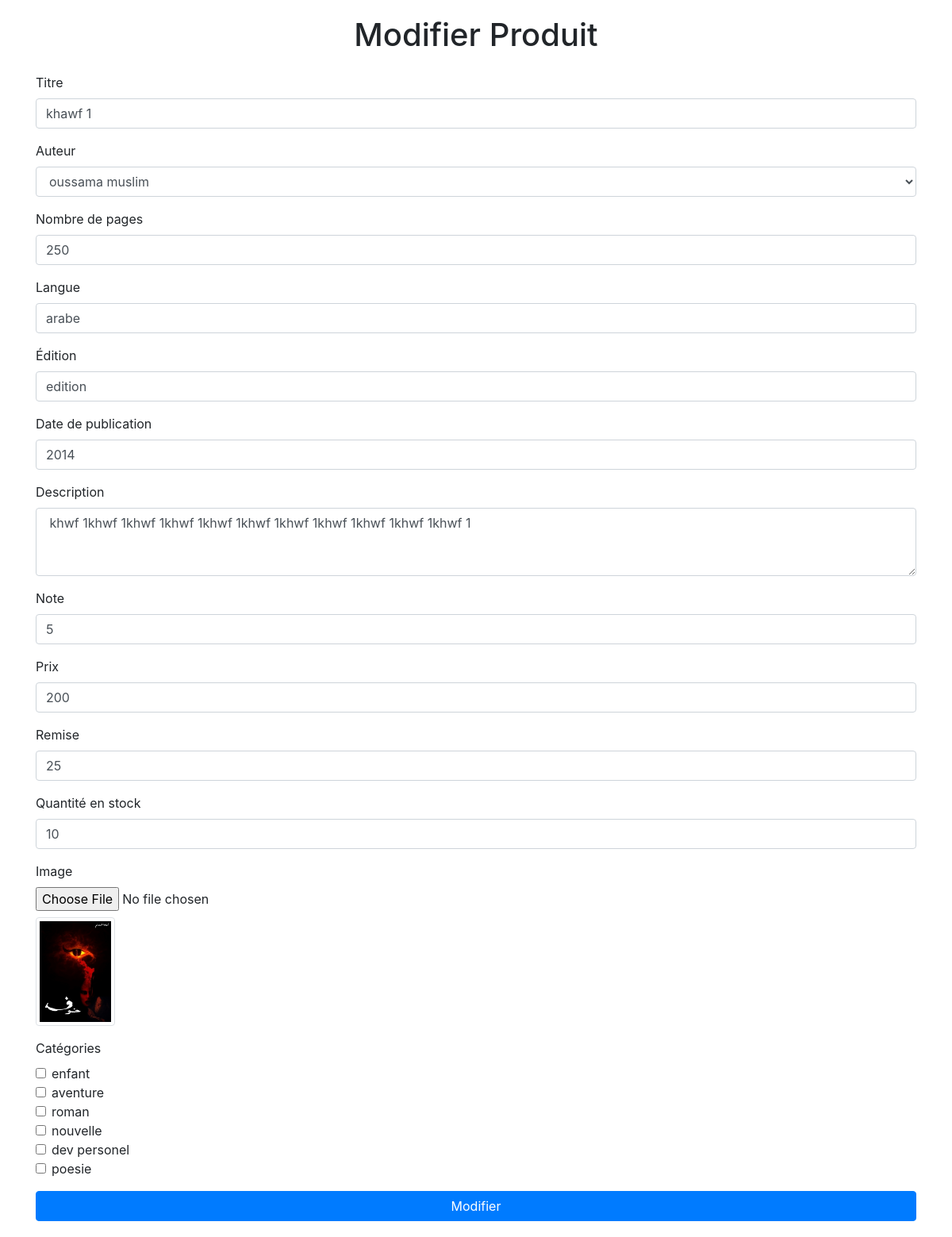
The page /Admin/modifierProduit.php?id=34 on the database its author committed.
### tables this page shows
CREATE TABLE `produit` (
  `id_prod` int(11) NOT NULL,
  `titre` varchar(255) NOT NULL,
  `nbpage` int(11) NOT NULL,
  `langue` varchar(255) NOT NULL,
  `editionn` varchar(255) NOT NULL,
  `datepublication` year(4) NOT NULL,
  `descriptionn` varchar(500) DEFAULT NULL,
  `note` int(11) NOT NULL,
  `prix` float NOT NULL,
  `remise` int(11) DEFAULT NULL,
  `qteS` int(11) NOT NULL,
  `img` varchar(255) DEFAULT NULL,
  `id_a` int(11) NOT NULL
);

CREATE TABLE `auteur` (
  `id_a` int(11) NOT NULL,
  `nomComplet` varchar(255) NOT NULL,
  `img` varchar(255) DEFAULT NULL
);

CREATE TABLE `categorie` (
  `id_c` int(11) NOT NULL,
  `nom_c` varchar(255) NOT NULL
);

### Admin/modifierProduit.php (the view, shortened to what this page needs)
<?php
include '../include/connexion.php';
try {
    $auteursStmt = $pdo->query('SELECT id_a, nomComplet FROM auteur');
    $auteurs = $auteursStmt->fetchAll(PDO::FETCH_ASSOC);
    $categoriesStmt = $pdo->query('SELECT id_c, nom_c FROM categorie');
    $categories = $categoriesStmt->fetchAll(PDO::FETCH_ASSOC);
} catch (PDOException $e) {
    echo 'Erreur : ' . $e->getMessage();
    exit;
}
if (isset($_GET['id'])) {
    $id = htmlspecialchars($_GET['id']);
    try {
        $stmt = $pdo->prepare('SELECT p.*, a.nomComplet FROM produit p JOIN auteur a on a.id_a = p.id_a WHERE id_prod = ?');
        $stmt->execute([$id]);
        $produit = $stmt->fetch(PDO::FETCH_ASSOC);
    } catch (PDOException $e) {
        echo 'Erreur : ' . $e->getMessage();
        exit;
    }
} else {
    echo "ID de produit non spécifié.";
    exit;
}
?>
<!DOCTYPE html>
<html lang="en">
<head>
    <link href="https://stackpath.bootstrapcdn.com/bootstrap/4.5.2/css/bootstrap.min.css" rel="stylesheet">
</head>
<body>
    <div class="container">
        <h1 class="text-center mb-4">Modifier Produit</h1>
        <form action="../traitement/traitementProduit.php" method="post" enctype="multipart/form-data">
            <div class="form-group">
                <label for="titre">Titre</label>
                <input type="text" class="form-control" id="titre" name="titre" value="<?= htmlspecialchars($produit['titre']) ?>" required>
            </div>
            <div class="form-group">
                <label for="id_a">Auteur</label>
                <select class="form-control" id="id_a" name="id_a" required>
                    <?php foreach ($auteurs as $auteur): ?>
                        <option value="<?= htmlspecialchars($auteur['id_a']) ?>" <?= $auteur['id_a'] == $produit['id_a'] ? 'selected' : '' ?>>
                            <?= htmlspecialchars($auteur['nomComplet']) ?>
                        </option>
                    <?php endforeach; ?>
                </select>
            </div>
            <div class="form-group">
                <label for="nbpage">Nombre de pages</label>
                <input type="number" class="form-control" id="nbpage" name="nbpage" value="<?= htmlspecialchars($produit['nbpage']) ?>" required>
            </div>
            <div class="form-group">
                <label for="langue">Langue</label>
                <input type="text" class="form-control" id="langue" name="langue" value="<?= htmlspecialchars($produit['langue']) ?>" required>
            </div>
            <div class="form-group">
                <label for="editionn">Édition</label>
                <input type="text" class="form-control" id="editionn" name="editionn" value="<?= htmlspecialchars($produit['editionn']) ?>" required>
            </div>
            <div class="form-group">
                <label for="datepublication">Date de publication</label>
                <input type="text" class="form-control" id="datepublication" name="datepublication" value="<?= htmlspecialchars($produit['datepublication']) ?>" required>
            </div>
            <div class="form-group">
                <label for="descriptionn">Description</label>
                <textarea class="form-control" id="descriptionn" name="descriptionn" rows="3" required><?= htmlspecialchars($produit['descriptionn']) ?></textarea>
            </div>
            <div class="form-group">
                <label for="note">Note</label>
                <input type="number" class="form-control" id="note" name="note" value="<?= htmlspecialchars($produit['note']) ?>" required>
            </div>
            <div class="form-group">
                <label for="prix">Prix</label>
                <input type="number" class="form-control" id="prix" name="prix" value="<?= htmlspecialchars($produit['prix']) ?>" required>
            </div>
            <div class="form-group">
                <label for="remise">Remise</label>
                <input type="number" class="form-control" id="remise" name="remise" value="<?= htmlspecialchars($produit['remise']) ?>" required>
            </div>
            <div class="form-group">
                <label for="qteS">Quantité en stock</label>
                <input type="number" class="form-control" id="qteS" name="qteS" value="<?= htmlspecialchars($produit['qteS']) ?>" required>
            </div>
            <div class="form-group">
                <label for="img">Image</label>
                <input type="file" class="form-control-file" id="img" name="img">
                <img src="../uploads/<?= htmlspecialchars($produit['img']) ?>" alt="Image actuelle" class="img-thumbnail mt-2" style="max-width: 100px;">
            </div>
            <div class="form-group">
                <label>Catégories</label>
                <div class="form-check">
                    <?php foreach ($categories as $categorie): ?>
                        <input class="form-check-input" type="checkbox" id="categorie_<?= htmlspecialchars($categorie['id_c']) ?>" name="categories[]" value="<?= htmlspecialchars($categorie['id_c']) ?>">
                        <label class="form-check-label" for="categorie_<?= htmlspecialchars($categorie['id_c']) ?>">
                            <?= htmlspecialchars($categorie['nom_c']) ?>
                        </label><br>
                    <?php endforeach; ?>
                </div>
            </div>
            <button type="submit" class="btn btn-primary btn-block" name="modifier">Modifier</button>
        </form>
    </div>
</body>
</html>

### Admin/modifierProduit.php (style rules this page uses)
body { padding: 20px; }

### rows shown on the page
produit: titre "khawf 1", id_a "oussama muslim", nbpage "250", langue "arabe", editionn "edition", datepublication "2014", descriptionn "khwf 1khwf 1khwf 1khwf 1khwf 1khwf 1khwf 1khwf 1khwf 1khwf 1khwf 1", note "5", prix "200", remise "25", qteS "10", img (picture)
categorie: nom_c "enfant"
categorie: nom_c "aventure"
categorie: nom_c "roman"
categorie: nom_c "nouvelle"
categorie: nom_c "dev personel"
categorie: nom_c "poesie"
